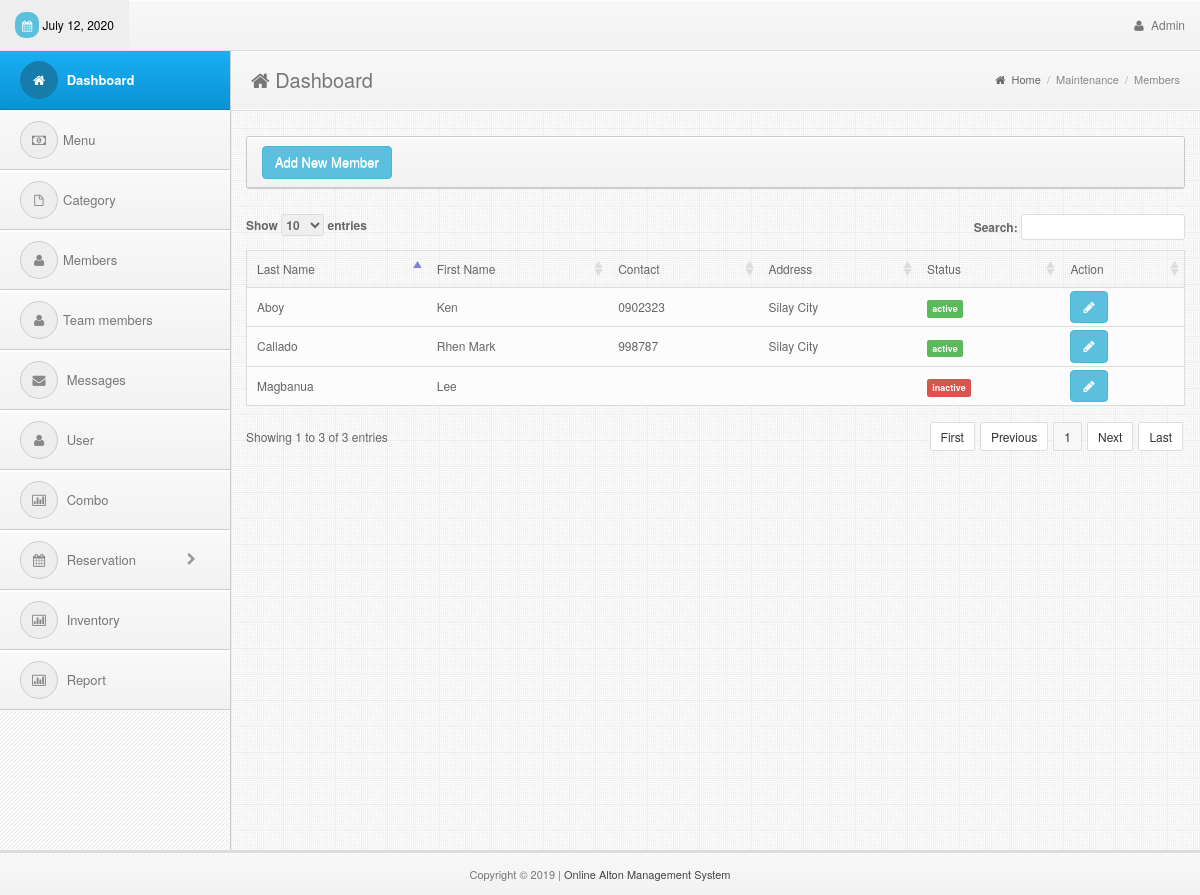
The app's page /admin/members.php (signed in) with its own data.
### tables this page shows
CREATE TABLE `member` (
  `member_id` int(11) NOT NULL AUTO_INCREMENT,
  `member_last` varchar(15) NOT NULL,
  `member_first` varchar(15) NOT NULL,
  `member_status` varchar(10) NOT NULL,
  `member_contact` varchar(30) NOT NULL,
  `member_address` varchar(100) NOT NULL,
  PRIMARY KEY (`member_id`)
);

### admin/members.php (the view, shortened to what this page needs)
<!DOCTYPE html>
<html lang="en">
<head>
  <?php include('../includes/links.php');?>
</head>
<body>
<div class="navbar navbar-fixed-top bs-docs-nav" role="banner">
    <div class="conjtainer">
      <?php include('../includes/topbar.php');?>
    </div>
  </div>
<div class="content" style="margin-top:10px">
    <?php include('../includes/sidebar.php');?>
    <div class="mainbar">
      <div class="page-head">
        <h2 class="pull-left"><i class="fa fa-home"></i> Dashboard</h2>
        <div class="bread-crumb pull-right">
          <a href="index.html"><i class="fa fa-home"></i> Home</a>
          <span class="divider">/</span>
          <a href="#" class="bread-current">Maintenance</a>
          <span class="divider">/</span>
          <a href="#" class="bread-current">Members</a>
        </div>
        <div class="clearfix"></div>
      </div>
      <div class="matter">
        <div class="container">
          <div class="row">
            <div class="col-md-12">
              <div class="widget">
                <div class="widget-head">
                    <a href="#addModal" class="btn btn-info" data-toggle="modal">Add New Member</a>
                  </div>
                </div>
                <div class="widget-content">
                  <div class="padd">
              <div class="page-tables">
                <div class="table-responsive">
                  <table cellpadding="0" cellspacing="0" border="0" id="data-table" width="100%">
                    <thead>
                      <tr>
                        <th>Last Name</th>
                        <th>First Name</th>
                        <th>Contact</th>
                        <th>Address</th>
                        <th>Status</th>
                        <th>Action</th>
                      </tr>
                    </thead>
                    <tbody>
<?php
include('../includes/dbcon.php');
    $query=mysqli_query($con,"select * from member order by member_last")or die(mysqli_error($con));
      while ($row=mysqli_fetch_array($query)){
        $id=$row['member_id'];
        $last=$row['member_last'];
        $first=$row['member_first'];
        $contact=$row['member_contact'];
        $address=$row['member_address'];
        $status=$row['member_status'];
        if ($status=="active") $flag="success";else $flag="danger";
?>
                      <tr>
                        <td><?php echo $last;?></td>
                        <td><?php echo $first;?></td>
                        <td><?php echo $contact;?></td>
                        <td><?php echo $address;?></td>
                        <td><span class="label label-<?php echo $flag;?>"><?php echo $status;?></span></td>
                        <td>
                              <a href="#myModal" class="btn btn-info" data-target="#update<?php echo $id;?>" data-toggle="modal">
                                <i class="fa fa-pencil"></i>
                              </a>
                        </td>
                      </tr>
<?php }?>
                    </tbody>
                  </table>
                  <div class="clearfix"></div>
                </div>
                </div>
              </div>
                  </div>
                </div>
              </div>
            </div>
          </div>
        </div>
      </div>
<?php include('../includes/footer.php');?>
</body>
</html>

### admin/css/style.css (style rules this page uses)
body { font-size: 12px; line-height: 22px; color: #666; border-top: 3px solid #eee; background:#343434 url("../img/back.png") repeat; padding-top: 37px; -webkit-font-smoothing: antialiased; }
h1,h2,h3,h4,h5,h6 { padding: 2px 0px; margin: 2px 0px; color: #777; }
h2 { font-size: 25px; line-height: 35px; }
a { color: #026b9c; }
.navbar * { font-weight: normal !important; text-shadow:none !important; }
.navbar { background-color: #f8f8f8; background: -webkit-gradient(linear, left top, left bottom, from(#f8f8f8), to(#f2f2f2)); background: -webkit-linear-gradient(top, #f8f8f8, #f2f2f2); background: -moz-linear-gradient(top, #f8f8f8, #f2f2f2); background: -ms-linear-gradient(top, #f8f8f8, #f2f2f2); background: -o-linear-gradient(top, #f8f8f8, #f2f2f2); background: linear-gradient(top, #f8f8f8, #f2f2f2); border-bottom: 1px solid #ddd; box-shadow: inset 0px 1px 1px #fff; }
.mainbar { position: relative; margin-left: 230px; margin-right: 0px; width: auto; background:#eee url("../img/main-back.png") repeat; border-left: 1px solid #ccc; z-index: 50; min-height: 800px; }
.mainbar .container { max-width:100% !important; width: 100% !important; }
.page-tables #data-table { margin-bottom: 20px; }
.page-tables #data-table { border:1px solid #ddd; }
.page-tables table#data-table thead th { padding:7px 10px; font-weight:normal; border-bottom:0px; }
.page-tables table#data-table td { background:#fcfcfc; border-top:1px solid #ddd; }
.mainbar .page-head { background-color: #f8f8f8; background: -webkit-gradient(linear, left top, left bottom, from(#f8f8f8), to(#f2f2f2)); background: -webkit-linear-gradient(top, #f8f8f8, #f2f2f2); background: -moz-linear-gradient(top, #f8f8f8, #f2f2f2); background: -ms-linear-gradient(top, #f8f8f8, #f2f2f2); background: -o-linear-gradient(top, #f8f8f8, #f2f2f2); background: linear-gradient(top, #f8f8f8, #f2f2f2); padding: 8px 20px; border-bottom: 1px solid #fff; box-shadow: inset 0px 1px 1px #fff; }
.mainbar .page-head h2 { font-weight: normal; font-size: 20px; }
.mainbar .bread-crumb { font-size: 11px; margin-top: 10px; color: #aaa; }
.mainbar .bread-crumb i { margin-right: 3px; }
.mainbar .bread-crumb .divider { margin: 0px 3px; }
.mainbar .bread-crumb a { color: #666; }
.mainbar .bread-crumb a.bread-current { color: #888; }
.mainbar .matter { border-top: 1px solid #ddd; padding: 15px 0px; }
.widget { border: 1px solid #c9c9c9; border-radius: 3px; margin-top: 10px; margin-bottom: 20px; background: #fafafa url('../img/cream.png') repeat; }
.widget .widget-head,.modal-header { background-color: #f8f8f8; background: -webkit-gradient(linear, left top, left bottom, from(#f8f8f8), to(#f2f2f2)); background: -webkit-linear-gradient(top, #f8f8f8, #f2f2f2); background: -moz-linear-gradient(top, #f8f8f8, #f2f2f2); background: -ms-linear-gradient(top, #f8f8f8, #f2f2f2); background: -o-linear-gradient(top, #f8f8f8, #f2f2f2); background: linear-gradient(top, #f8f8f8, #f2f2f2); border-top-right-radius: 3px; border-top-left-radius: 3px; text-shadow:0px 1px #fff; border-bottom: 1px solid #ccc; border-top: 1px solid #fff; color: #666; font-size: 13px; font-weight: bold; padding: 8px 15px; }

### records on screen
member: member_last "Aboy", member_first "Ken", member_contact "0902323", member_address "Silay City", member_status "active"
member: member_last "Callado", member_first "Rhen Mark", member_contact "998787", member_address "Silay City", member_status "active"
member: member_last "Magbanua", member_first "Lee", member_status "inactive"
